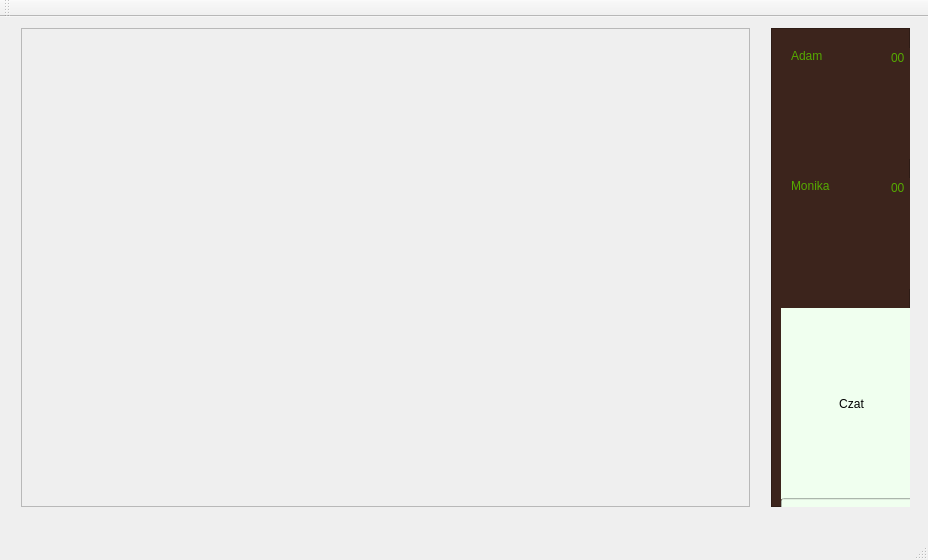
<?xml version="1.0" encoding="UTF-8"?>
<ui version="4.0">
 <class>MainWindow</class>
 <widget class="QMainWindow" name="MainWindow">
  <property name="geometry">
   <rect>
    <x>0</x>
    <y>0</y>
    <width>928</width>
    <height>560</height>
   </rect>
  </property>
  <property name="windowTitle">
   <string>MainWindow</string>
  </property>
  <widget class="QWidget" name="centralWidget">
   <widget class="QWidget" name="verticalLayoutWidget">
    <property name="geometry">
     <rect>
      <x>760</x>
      <y>0</y>
      <width>161</width>
      <height>501</height>
     </rect>
    </property>
    <layout class="QVBoxLayout" name="verticalLayout">
     <property name="spacing">
      <number>0</number>
     </property>
     <item>
      <widget class="QFrame" name="frame">
       <property name="styleSheet">
        <string notr="true">background-color: rgba(60, 36, 28, 255);</string>
       </property>
       <property name="frameShape">
        <enum>QFrame::StyledPanel</enum>
       </property>
       <property name="frameShadow">
        <enum>QFrame::Raised</enum>
       </property>
       <widget class="QLabel" name="name_1">
        <property name="geometry">
         <rect>
          <x>20</x>
          <y>20</y>
          <width>81</width>
          <height>16</height>
         </rect>
        </property>
        <property name="styleSheet">
         <string notr="true">font: 75 italic 12pt &quot;Courier 10 Pitch&quot;;
color: rgb(85, 170, 0);</string>
        </property>
        <property name="text">
         <string>Adam</string>
        </property>
       </widget>
       <widget class="QLabel" name="score_1">
        <property name="geometry">
         <rect>
          <x>120</x>
          <y>20</y>
          <width>21</width>
          <height>20</height>
         </rect>
        </property>
        <property name="styleSheet">
         <string notr="true">font: 75 italic 12pt &quot;Courier 10 Pitch&quot;;
color: rgb(85, 170, 0);</string>
        </property>
        <property name="text">
         <string>00</string>
        </property>
       </widget>
       <widget class="QLabel" name="rabbit_1">
        <property name="geometry">
         <rect>
          <x>20</x>
          <y>40</y>
          <width>121</width>
          <height>91</height>
         </rect>
        </property>
        <property name="text">
         <string/>
        </property>
        <property name="pixmap">
         <pixmap resource="img/images.qrc">:/new/prefix1/rabbit2.jpg</pixmap>
        </property>
        <property name="scaledContents">
         <bool>true</bool>
        </property>
       </widget>
       <widget class="QLabel" name="name_2">
        <property name="geometry">
         <rect>
          <x>20</x>
          <y>150</y>
          <width>81</width>
          <height>16</height>
         </rect>
        </property>
        <property name="styleSheet">
         <string notr="true">font: 75 italic 12pt &quot;Courier 10 Pitch&quot;;
color: rgb(85, 170, 0);</string>
        </property>
        <property name="text">
         <string>Monika</string>
        </property>
       </widget>
       <widget class="QLabel" name="rabbit_2">
        <property name="geometry">
         <rect>
          <x>20</x>
          <y>170</y>
          <width>121</width>
          <height>91</height>
         </rect>
        </property>
        <property name="text">
         <string/>
        </property>
        <property name="pixmap">
         <pixmap resource="img/images.qrc">:/new/prefix1/rabbit1.jpg</pixmap>
        </property>
        <property name="scaledContents">
         <bool>true</bool>
        </property>
       </widget>
       <widget class="QLabel" name="score_2">
        <property name="geometry">
         <rect>
          <x>120</x>
          <y>150</y>
          <width>21</width>
          <height>20</height>
         </rect>
        </property>
        <property name="styleSheet">
         <string notr="true">font: 75 italic 12pt &quot;Courier 10 Pitch&quot;;
color: rgb(85, 170, 0);</string>
        </property>
        <property name="text">
         <string>00</string>
        </property>
       </widget>
       <widget class="QLabel" name="label">
        <property name="geometry">
         <rect>
          <x>10</x>
          <y>280</y>
          <width>141</width>
          <height>191</height>
         </rect>
        </property>
        <property name="styleSheet">
         <string notr="true">background-color: rgb(240, 255, 239);</string>
        </property>
        <property name="text">
         <string>Czat</string>
        </property>
        <property name="alignment">
         <set>Qt::AlignCenter</set>
        </property>
       </widget>
       <widget class="QLineEdit" name="lineEdit">
        <property name="enabled">
         <bool>false</bool>
        </property>
        <property name="geometry">
         <rect>
          <x>10</x>
          <y>470</y>
          <width>141</width>
          <height>23</height>
         </rect>
        </property>
        <property name="styleSheet">
         <string notr="true">background-color: rgb(240, 255, 239);</string>
        </property>
       </widget>
      </widget>
     </item>
    </layout>
   </widget>
   <widget class="QWidget" name="verticalLayoutWidget_2">
    <property name="geometry">
     <rect>
      <x>10</x>
      <y>0</y>
      <width>751</width>
      <height>501</height>
     </rect>
    </property>
    <layout class="QVBoxLayout" name="verticalLayout_2">
     <item>
      <widget class="QFrame" name="background">
       <property name="toolTipDuration">
        <number>-1</number>
       </property>
       <property name="layoutDirection">
        <enum>Qt::LeftToRight</enum>
       </property>
       <property name="autoFillBackground">
        <bool>false</bool>
       </property>
       <property name="styleSheet">
        <string notr="true">border-image: url(:/new/prefix1/forrest2.jpg);</string>
       </property>
       <property name="frameShape">
        <enum>QFrame::StyledPanel</enum>
       </property>
       <property name="frameShadow">
        <enum>QFrame::Raised</enum>
       </property>
       <property name="lineWidth">
        <number>1</number>
       </property>
       <widget class="QLabel" name="player_1">
        <property name="geometry">
         <rect>
          <x>300</x>
          <y>410</y>
          <width>71</width>
          <height>51</height>
         </rect>
        </property>
        <property name="focusPolicy">
         <enum>Qt::StrongFocus</enum>
        </property>
        <property name="toolTipDuration">
         <number>-1</number>
        </property>
        <property name="autoFillBackground">
         <bool>false</bool>
        </property>
        <property name="styleSheet">
         <string notr="true">border-image: url(:/new/prefix1/rabbit2_icon_l1.png);</string>
        </property>
        <property name="frameShape">
         <enum>QFrame::NoFrame</enum>
        </property>
        <property name="frameShadow">
         <enum>QFrame::Plain</enum>
        </property>
        <property name="lineWidth">
         <number>0</number>
        </property>
        <property name="text">
         <string/>
        </property>
        <property name="scaledContents">
         <bool>true</bool>
        </property>
       </widget>
       <widget class="QLabel" name="label_2">
        <property name="geometry">
         <rect>
          <x>560</x>
          <y>460</y>
          <width>191</width>
          <height>41</height>
         </rect>
        </property>
        <property name="text">
         <string/>
        </property>
        <property name="pixmap">
         <pixmap resource="img/images.qrc">:/new/prefix1/grass_block.jpg</pixmap>
        </property>
        <property name="scaledContents">
         <bool>true</bool>
        </property>
       </widget>
       <widget class="QLabel" name="label_3">
        <property name="geometry">
         <rect>
          <x>0</x>
          <y>460</y>
          <width>171</width>
          <height>41</height>
         </rect>
        </property>
        <property name="text">
         <string/>
        </property>
        <property name="pixmap">
         <pixmap resource="img/images.qrc">:/new/prefix1/grass_block.jpg</pixmap>
        </property>
        <property name="scaledContents">
         <bool>true</bool>
        </property>
       </widget>
       <widget class="QLabel" name="label_4">
        <property name="geometry">
         <rect>
          <x>170</x>
          <y>460</y>
          <width>191</width>
          <height>41</height>
         </rect>
        </property>
        <property name="text">
         <string/>
        </property>
        <property name="pixmap">
         <pixmap resource="img/images.qrc">:/new/prefix1/grass_block.jpg</pixmap>
        </property>
        <property name="scaledContents">
         <bool>true</bool>
        </property>
       </widget>
       <widget class="QLabel" name="label_5">
        <property name="geometry">
         <rect>
          <x>360</x>
          <y>460</y>
          <width>201</width>
          <height>41</height>
         </rect>
        </property>
        <property name="text">
         <string/>
        </property>
        <property name="pixmap">
         <pixmap resource="img/images.qrc">:/new/prefix1/grass_block.jpg</pixmap>
        </property>
        <property name="scaledContents">
         <bool>true</bool>
        </property>
       </widget>
      </widget>
     </item>
    </layout>
   </widget>
  </widget>
  <widget class="QMenuBar" name="menuBar">
   <property name="geometry">
    <rect>
     <x>0</x>
     <y>0</y>
     <width>928</width>
     <height>20</height>
    </rect>
   </property>
  </widget>
  <widget class="QToolBar" name="mainToolBar">
   <attribute name="toolBarArea">
    <enum>TopToolBarArea</enum>
   </attribute>
   <attribute name="toolBarBreak">
    <bool>false</bool>
   </attribute>
  </widget>
  <widget class="QStatusBar" name="statusBar"/>
 </widget>
 <layoutdefault spacing="6" margin="11"/>
 <resources>
  <include location="img/images.qrc"/>
 </resources>
 <connections/>
</ui>
